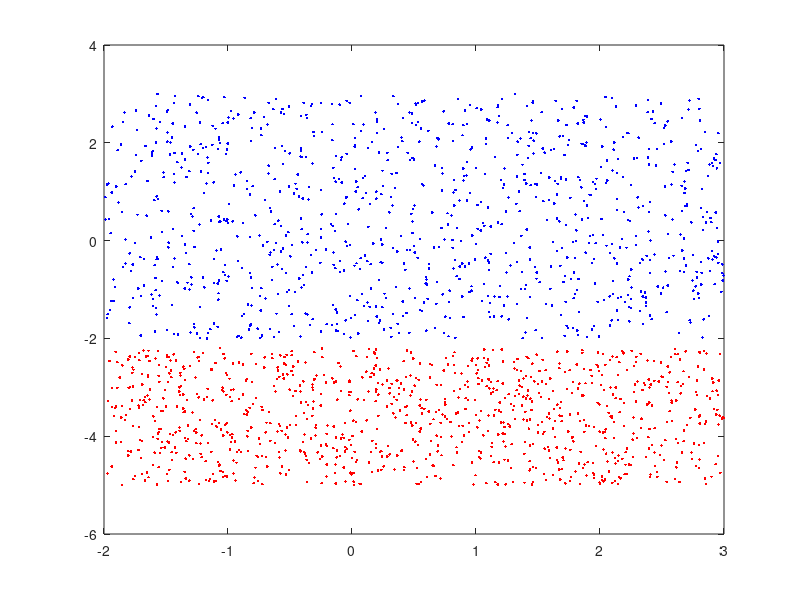

The MATLAB source for this figure:
n=1000; % number of points that you want
X1 = -2+5*rand(n,1);
Y1 = -2+5*rand(n,1);
figure
plot(X1,Y1,'.b')

n=1000; % number of points that you want
X2 = -2+5*rand(n,1);
Y2 = -5+2.8*rand(n,1);
hold on
plot(X2,Y2,'.r')